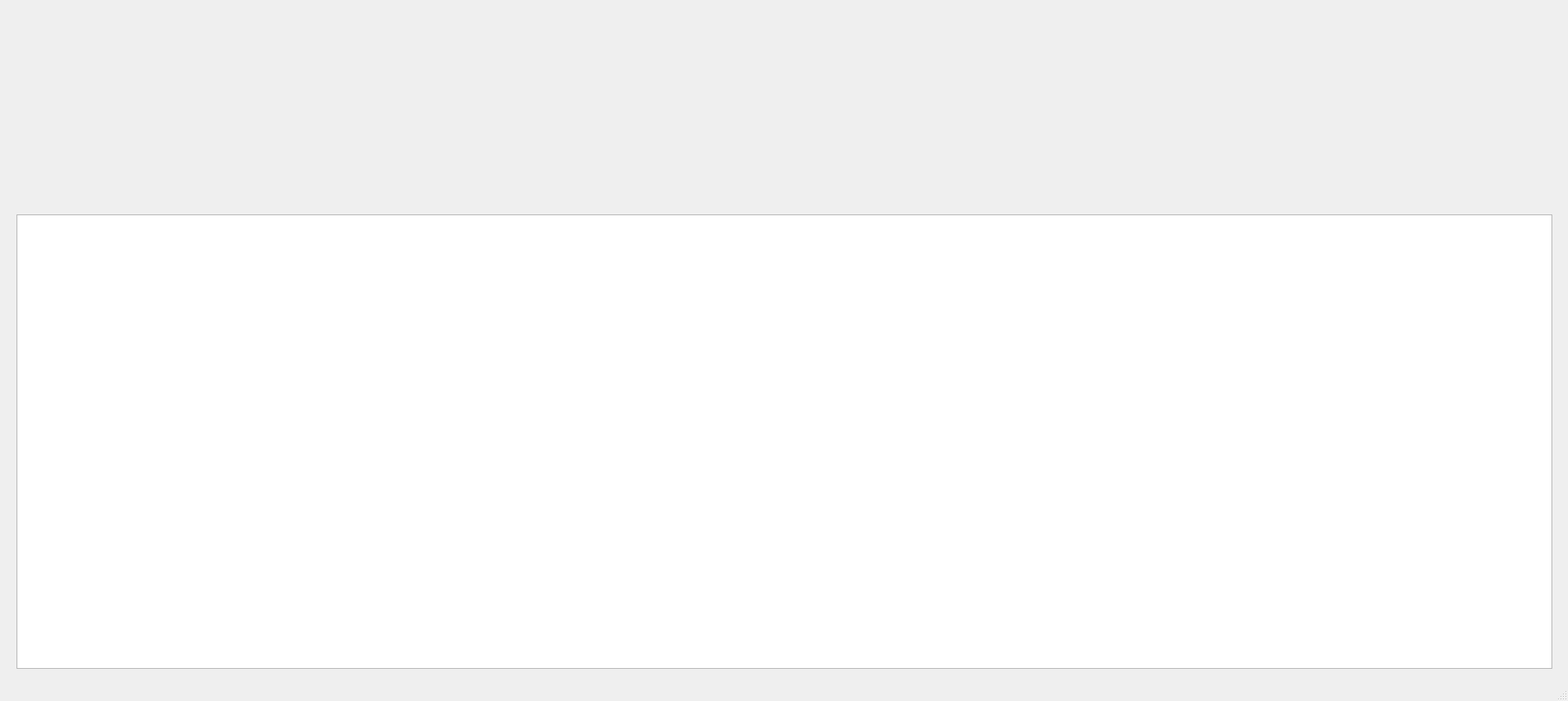
<?xml version="1.0" encoding="UTF-8"?>
<ui version="4.0">
 <class>ventanaMenuPrincipal</class>
 <widget class="QMainWindow" name="ventanaMenuPrincipal">
  <property name="geometry">
   <rect>
    <x>0</x>
    <y>0</y>
    <width>1900</width>
    <height>850</height>
   </rect>
  </property>
  <property name="minimumSize">
   <size>
    <width>1900</width>
    <height>850</height>
   </size>
  </property>
  <property name="maximumSize">
   <size>
    <width>1900</width>
    <height>850</height>
   </size>
  </property>
  <property name="windowTitle">
   <string>Menú principal del sistema</string>
  </property>
  <widget class="QWidget" name="centralwidget">
   <widget class="QLabel" name="labelFondoMenuVerResultados">
    <property name="geometry">
     <rect>
      <x>0</x>
      <y>0</y>
      <width>1900</width>
      <height>851</height>
     </rect>
    </property>
    <property name="text">
     <string/>
    </property>
    <property name="pixmap">
     <pixmap>menuVerResultadosFigma.png</pixmap>
    </property>
   </widget>
   <widget class="QLabel" name="labelRealizarEliminacion">
    <property name="geometry">
     <rect>
      <x>1080</x>
      <y>730</y>
      <width>301</width>
      <height>71</height>
     </rect>
    </property>
    <property name="styleSheet">
     <string notr="true">background-color:transparent;</string>
    </property>
    <property name="text">
     <string/>
    </property>
   </widget>
   <widget class="QLabel" name="labelVolverInicio">
    <property name="geometry">
     <rect>
      <x>1490</x>
      <y>20</y>
      <width>371</width>
      <height>91</height>
     </rect>
    </property>
    <property name="styleSheet">
     <string notr="true">background-color:transparent;</string>
    </property>
    <property name="text">
     <string/>
    </property>
   </widget>
   <widget class="QLabel" name="labelConfiguracion">
    <property name="geometry">
     <rect>
      <x>380</x>
      <y>10</y>
      <width>311</width>
      <height>111</height>
     </rect>
    </property>
    <property name="styleSheet">
     <string notr="true">background-color:transparent;</string>
    </property>
    <property name="text">
     <string/>
    </property>
   </widget>
   <widget class="QTableView" name="tableViewVerResultados">
    <property name="geometry">
     <rect>
      <x>20</x>
      <y>260</y>
      <width>1861</width>
      <height>551</height>
     </rect>
    </property>
   </widget>
  </widget>
  <widget class="QStatusBar" name="statusbar"/>
 </widget>
 <resources/>
 <connections/>
</ui>
